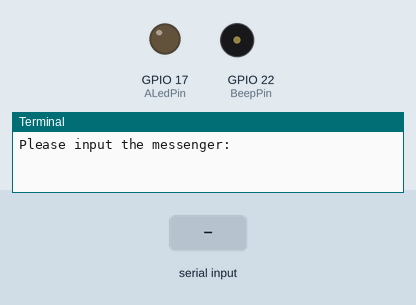
The program below on a simulated Raspberry Pi (BCM pin numbers). On the bench: output pins drawn as LEDs (lit = HIGH), buzzer (waves = sounding, pin HIGH), the last lines printed to the terminal. Dashed ring = blinking. Inputs (shaded band) come from the test bench.

Above: at 1.2 s.
1.3 s: "0" typed at the terminal, then Enter
At 1.42 s:
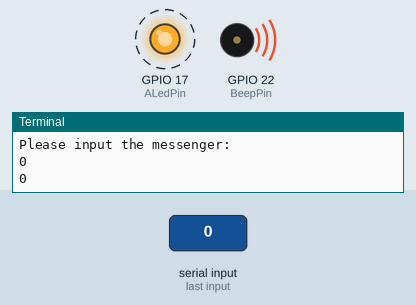
4.3 s: "1" typed at the terminal, then Enter
At 4.67 s:
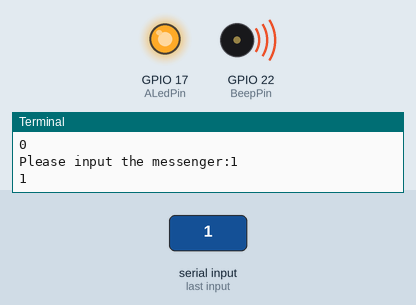
7.3 s: "2" typed at the terminal, then Enter
At 10.1 s:
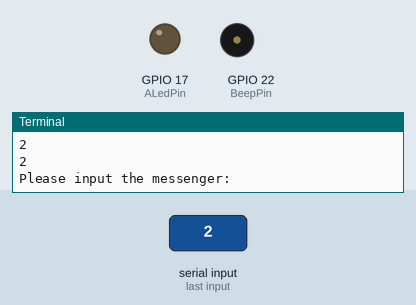
Timing chart, 0 to 11.6 s (numbered marks = the images above; inputs shaded):
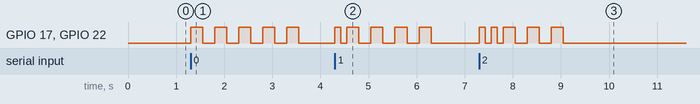

The program:

morse_code.py
```python
from gpiozero import Buzzer, LED
from time import sleep

BeepPin = Buzzer(22)
ALedPin = LED(17)

MORSECODE = {
    'A': '01', 'B': '1000', 'C': '1010', 'D': '100', 'E': '0', 'F': '0010', 'G': '110',
    'H': '0000', 'I': '00', 'J': '0111', 'K': '101', 'L': '0100', 'M': '11', 'N': '10',
    'O': '111', 'P': '0110', 'Q': '1101', 'R': '010', 'S': '000', 'T': '1',
    'U': '001', 'V': '0001', 'W': '011', 'X': '1001', 'Y': '1011', 'Z': '1100',
    '1': '01111', '2': '00111', '3': '00011', '4': '00001', '5': '00000',
    '6': '10000', '7': '11000', '8': '11100', '9': '11110', '0': '11111',
    '?': '001100', '/': '10010', ',': '110011', '.': '010101', ';': '101010',
    '!': '101011', '@': '011010', ':': '111000',
}

def on():
    BeepPin.on()
    ALedPin.on()

def off():
    BeepPin.off()
    ALedPin.off()

def beep(dt):
    on()
    sleep(dt)
    off()
    sleep(dt)

def morsecode(code):
    pause = 0.25
    for letter in code:
        for tap in MORSECODE[letter]:
            if tap == '0':
                beep(pause / 2)
            if tap == '1':
                beep(pause)
        sleep(pause)

def destroy():
    print('')
    BeepPin.off()
    ALedPin.off()

try:
    while True:
        code = input('Please input the messenger:')
        code = code.upper()
        print(code)
        morsecode(code)

except KeyboardInterrupt:
    destroy()
    print('Existing...')
finally:
    pass
```

Measured:
- after the input at 1.3 s, GPIO 17 (ALedPin), GPIO 22 (BeepPin): alternates HIGH for 0.25 s and LOW for 0.25 s, 10 changes in all, then stays LOW, starting at once
- after the input at 4.3 s, GPIO 17 (ALedPin), GPIO 22 (BeepPin): goes HIGH 0.13 s, LOW 0.13 s, 3 × (HIGH 0.25 s, LOW 0.25 s), HIGH 0.25 s, then LOW, starting at once
- after the input at 7.3 s, GPIO 17 (ALedPin), GPIO 22 (BeepPin): LOW → HIGH at once, → LOW 0.13 s later, → HIGH 0.13 s later, → LOW 0.13 s later, … (10 changes in this stretch)
